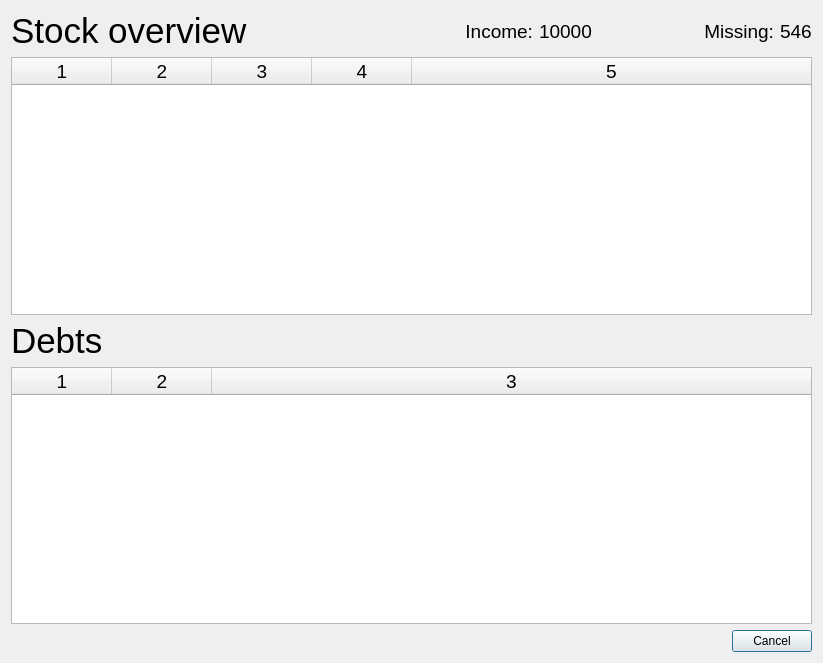
<?xml version="1.0" encoding="UTF-8"?>
<ui version="4.0">
 <class>Dialog</class>
 <widget class="QDialog" name="Dialog">
  <property name="geometry">
   <rect>
    <x>0</x>
    <y>0</y>
    <width>823</width>
    <height>663</height>
   </rect>
  </property>
  <property name="windowTitle">
   <string>Dialog</string>
  </property>
  <layout class="QVBoxLayout" name="verticalLayout_3">
   <item>
    <layout class="QHBoxLayout" name="horizontalLayout">
     <item>
      <widget class="QLabel" name="label">
       <property name="font">
        <font>
         <pointsize>26</pointsize>
        </font>
       </property>
       <property name="text">
        <string>Stock overview</string>
       </property>
      </widget>
     </item>
     <item>
      <spacer name="horizontalSpacer_3">
       <property name="orientation">
        <enum>Qt::Horizontal</enum>
       </property>
       <property name="sizeHint" stdset="0">
        <size>
         <width>40</width>
         <height>20</height>
        </size>
       </property>
      </spacer>
     </item>
     <item>
      <spacer name="horizontalSpacer">
       <property name="orientation">
        <enum>Qt::Horizontal</enum>
       </property>
       <property name="sizeHint" stdset="0">
        <size>
         <width>40</width>
         <height>20</height>
        </size>
       </property>
      </spacer>
     </item>
     <item>
      <widget class="QLabel" name="label_3">
       <property name="font">
        <font>
         <pointsize>14</pointsize>
        </font>
       </property>
       <property name="text">
        <string>Income:</string>
       </property>
       <property name="alignment">
        <set>Qt::AlignRight|Qt::AlignTrailing|Qt::AlignVCenter</set>
       </property>
      </widget>
     </item>
     <item>
      <widget class="QLabel" name="lblIncome">
       <property name="font">
        <font>
         <pointsize>14</pointsize>
        </font>
       </property>
       <property name="text">
        <string>10000</string>
       </property>
      </widget>
     </item>
     <item>
      <spacer name="horizontalSpacer_2">
       <property name="orientation">
        <enum>Qt::Horizontal</enum>
       </property>
       <property name="sizeHint" stdset="0">
        <size>
         <width>40</width>
         <height>20</height>
        </size>
       </property>
      </spacer>
     </item>
     <item>
      <widget class="QLabel" name="label_5">
       <property name="font">
        <font>
         <pointsize>14</pointsize>
        </font>
       </property>
       <property name="text">
        <string>Missing:</string>
       </property>
       <property name="alignment">
        <set>Qt::AlignRight|Qt::AlignTrailing|Qt::AlignVCenter</set>
       </property>
      </widget>
     </item>
     <item>
      <widget class="QLabel" name="lblMissing">
       <property name="font">
        <font>
         <pointsize>14</pointsize>
        </font>
       </property>
       <property name="text">
        <string>546</string>
       </property>
      </widget>
     </item>
    </layout>
   </item>
   <item>
    <widget class="QTableWidget" name="tableWidget">
     <property name="font">
      <font>
       <pointsize>14</pointsize>
      </font>
     </property>
     <property name="editTriggers">
      <set>QAbstractItemView::NoEditTriggers</set>
     </property>
     <property name="alternatingRowColors">
      <bool>true</bool>
     </property>
     <property name="sortingEnabled">
      <bool>true</bool>
     </property>
     <property name="wordWrap">
      <bool>true</bool>
     </property>
     <property name="rowCount">
      <number>0</number>
     </property>
     <property name="columnCount">
      <number>5</number>
     </property>
     <attribute name="horizontalHeaderCascadingSectionResizes">
      <bool>true</bool>
     </attribute>
     <attribute name="horizontalHeaderStretchLastSection">
      <bool>true</bool>
     </attribute>
     <column/>
     <column/>
     <column/>
     <column/>
     <column/>
    </widget>
   </item>
   <item>
    <widget class="QLabel" name="label_2">
     <property name="font">
      <font>
       <pointsize>26</pointsize>
      </font>
     </property>
     <property name="text">
      <string>Debts</string>
     </property>
    </widget>
   </item>
   <item>
    <widget class="QTableWidget" name="twDebts">
     <property name="font">
      <font>
       <pointsize>14</pointsize>
      </font>
     </property>
     <property name="rowCount">
      <number>0</number>
     </property>
     <property name="columnCount">
      <number>3</number>
     </property>
     <attribute name="horizontalHeaderCascadingSectionResizes">
      <bool>true</bool>
     </attribute>
     <attribute name="horizontalHeaderStretchLastSection">
      <bool>true</bool>
     </attribute>
     <column/>
     <column/>
     <column/>
    </widget>
   </item>
   <item>
    <widget class="QDialogButtonBox" name="buttonBox">
     <property name="orientation">
      <enum>Qt::Horizontal</enum>
     </property>
     <property name="standardButtons">
      <set>QDialogButtonBox::Cancel</set>
     </property>
    </widget>
   </item>
  </layout>
 </widget>
 <resources/>
 <connections>
  <connection>
   <sender>buttonBox</sender>
   <signal>accepted()</signal>
   <receiver>Dialog</receiver>
   <slot>accept()</slot>
   <hints>
    <hint type="sourcelabel">
     <x>248</x>
     <y>254</y>
    </hint>
    <hint type="destinationlabel">
     <x>157</x>
     <y>274</y>
    </hint>
   </hints>
  </connection>
  <connection>
   <sender>buttonBox</sender>
   <signal>rejected()</signal>
   <receiver>Dialog</receiver>
   <slot>reject()</slot>
   <hints>
    <hint type="sourcelabel">
     <x>316</x>
     <y>260</y>
    </hint>
    <hint type="destinationlabel">
     <x>286</x>
     <y>274</y>
    </hint>
   </hints>
  </connection>
 </connections>
</ui>
